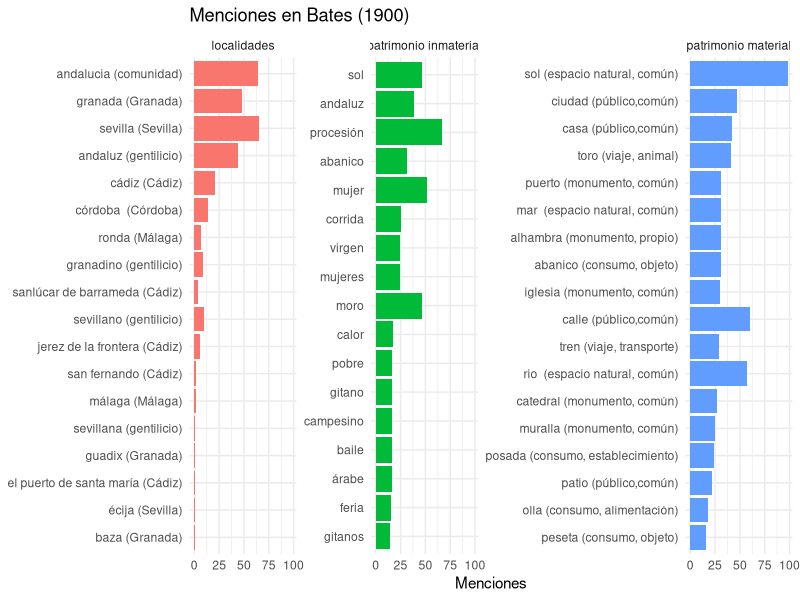
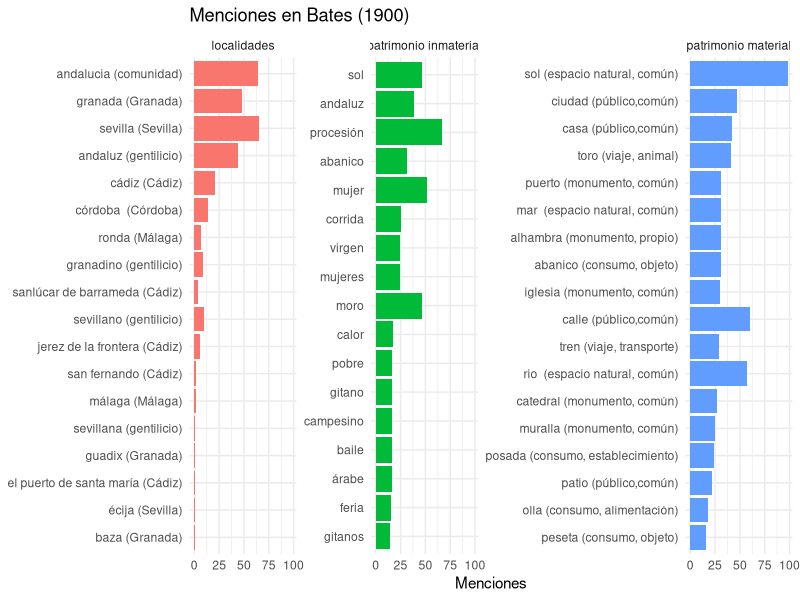

Reproduce these figures in R, in order.
# CCOMPROBACIONES PREVIAS
#primer paso: Ver la ruta
getwd()
#segundo paso: ver si están los documentos csv
list.files()
#tercer paso: cargar el relato
relato <- readLines("1900_Bates_spanish_Highway_Bayway.txt", encoding = "UTF-8")
#COMIENZO DE LAS OPERACIONES PARA AJUSTARSE A R
#cuarto paso: cambio de estructura para trabajar con R
libro <- paste(relato, collapse = " ")
#quinto paso: todo a minúscula para trabajar con R
#OJO, no se hace con tidytext, porque no nos interesa para la lista csv que queremos cruzar, pues son palabras compuestas
libro_previo <- tolower(libro) 
#sexto paso: se instala el ecosistema tidyverse que incluye los paquetes y sus funciones para las operaciones
install.packages("tidyverse")
#Una vez instalado, se carga
library("tidyverse") 
#AHORA LAS OPERACIONES CON LOS TRES CSV (LOCALIIDADES, PATRIMONIO MATERIAL E INMATERIAL)
#septimo paso: se cargan sin necesidad de caragr el paquete readr, pues ya está instalado e incluido en tidyverse
localidades <- read_csv("localidades_normalizacion.csv")
View(localidades)
patrimonio_material <- read_csv("patrimonio_material_normalizacion.csv")
View(patrimonio_material)
patrimonio_inmaterial <- read_csv("patrimonio_inmaterial_normalizacion.csv")
View(patrimonio_inmaterial) 
#octavo paso: se hacen las operaciones, una por cada csv
#se usa las mismas funciones de los paquetes de tidyverse, como dplyr, magrittr, readr o stringr
#localidades
resultado <- localidades %>%
  mutate(menciones = str_count(libro_previo, fixed(variantes))) %>%
  filter(menciones > 0) %>%
  arrange(desc(menciones))
# lo visualizamos en la tabla
View(resultado)
#mismo proceso con patrimonio material
resultado_material <- patrimonio_material %>%
  mutate(menciones = str_count(libro_previo, fixed(variantes))) %>%
  filter(menciones > 0) %>%
  arrange(desc(menciones))
#visualizamos el resultado
View(resultado_material)
#mismo proceso con patrimonio inmaterial
resultado_inmaterial <- patrimonio_inmaterial %>%
  mutate(menciones = str_count(libro_previo, fixed(variantes))) %>%
  filter(menciones > 0) %>%
  arrange(desc(menciones))
View(resultado_inmaterial)
#noveno paso: se exportan los resultados de cada uno fuera de R
#localidades
write_csv(resultado, "resultado_localidades_Bates.csv") 
#patrimonio material
write_csv(resultado_material, "resultado_material_Bates.csv")
#patrimonio inmaterial
write_csv(resultado_inmaterial, "resultado_inmaterial_Bates.csv") 
#décimo paso: creación de gráficas conjuntas en mismo espacio, pero manteninedo cada una su integridad
resultado <- resultado %>% mutate(tipo = "localidades") 
resultado_material <- resultado_material %>% mutate(tipo = "patrimonio material")
resultado_inmaterial <- resultado_inmaterial %>% mutate(tipo = "patrimonio inmaterial") 
#se une la nueva tabla apra cada uno
todo <- bind_rows(resultado, resultado_material, resultado_inmaterial)
#undécimo paso: representación visual de la gráfica
top20 <- todo %>%
  group_by(tipo) %>%
  slice_max(menciones, n = 20) %>%
  ungroup()
#duodécimo paso y últtimo que une todo lo anterior del preoceso de gráfica
#crecaicón definitiva con nuevas funciones y nuevo paquete diferente:ggplot
ggplot(top20, aes(x = reorder(principal, menciones), y = menciones, fill = tipo)) +
  geom_col() +
  coord_flip() +
  facet_wrap(~tipo, scales = "free_y") +
  labs(title = "Menciones en Bates (1900)",
       x = NULL, y = "Menciones") +
  theme_minimal() +
  theme(legend.position = "none")
#dédimotercer paso o epílogo: exportación a imagen
ggsave("grafica_Bates.png", width = 12, height = 8) 
